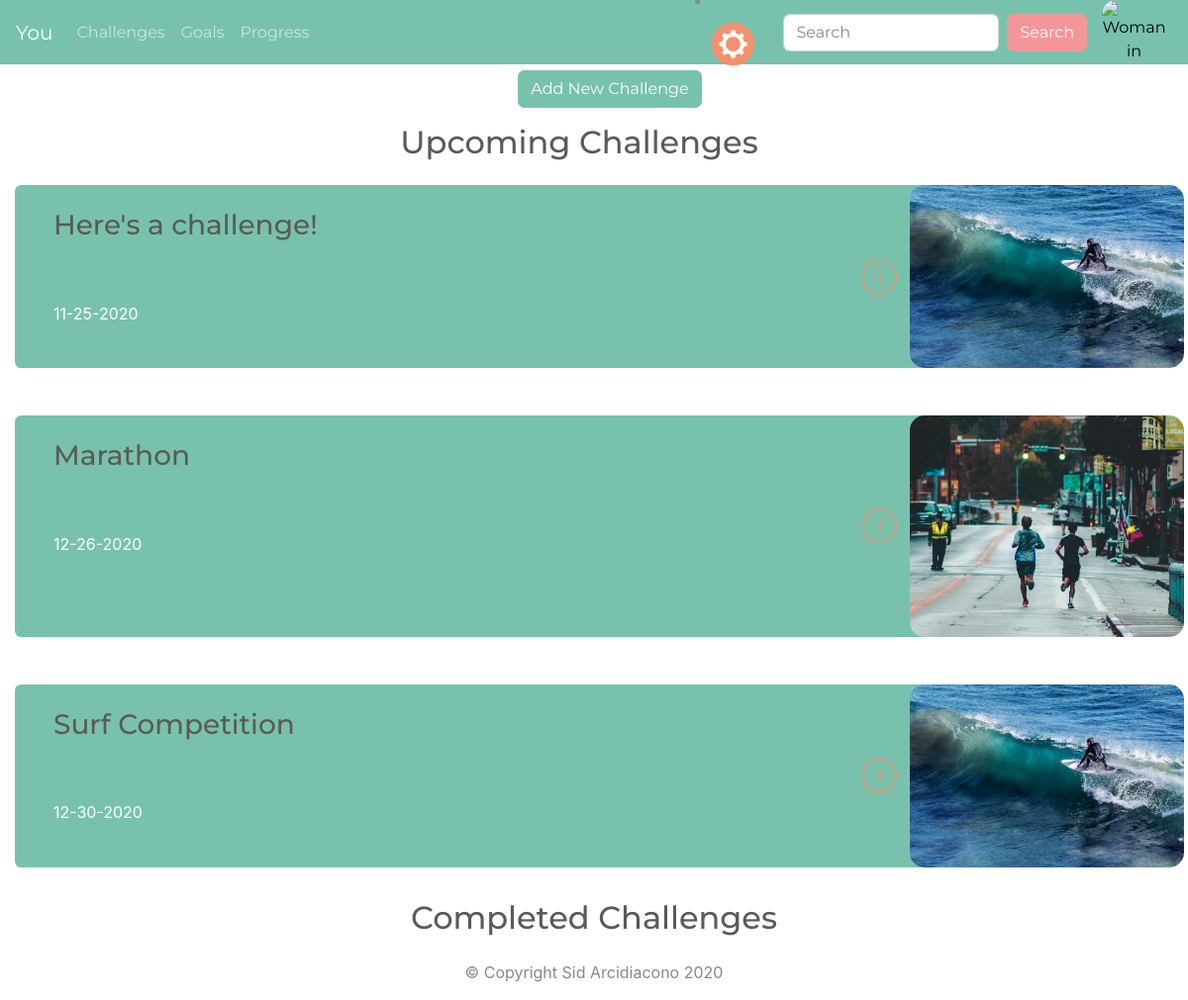
Before: /challenges (signed in) with the older database file.
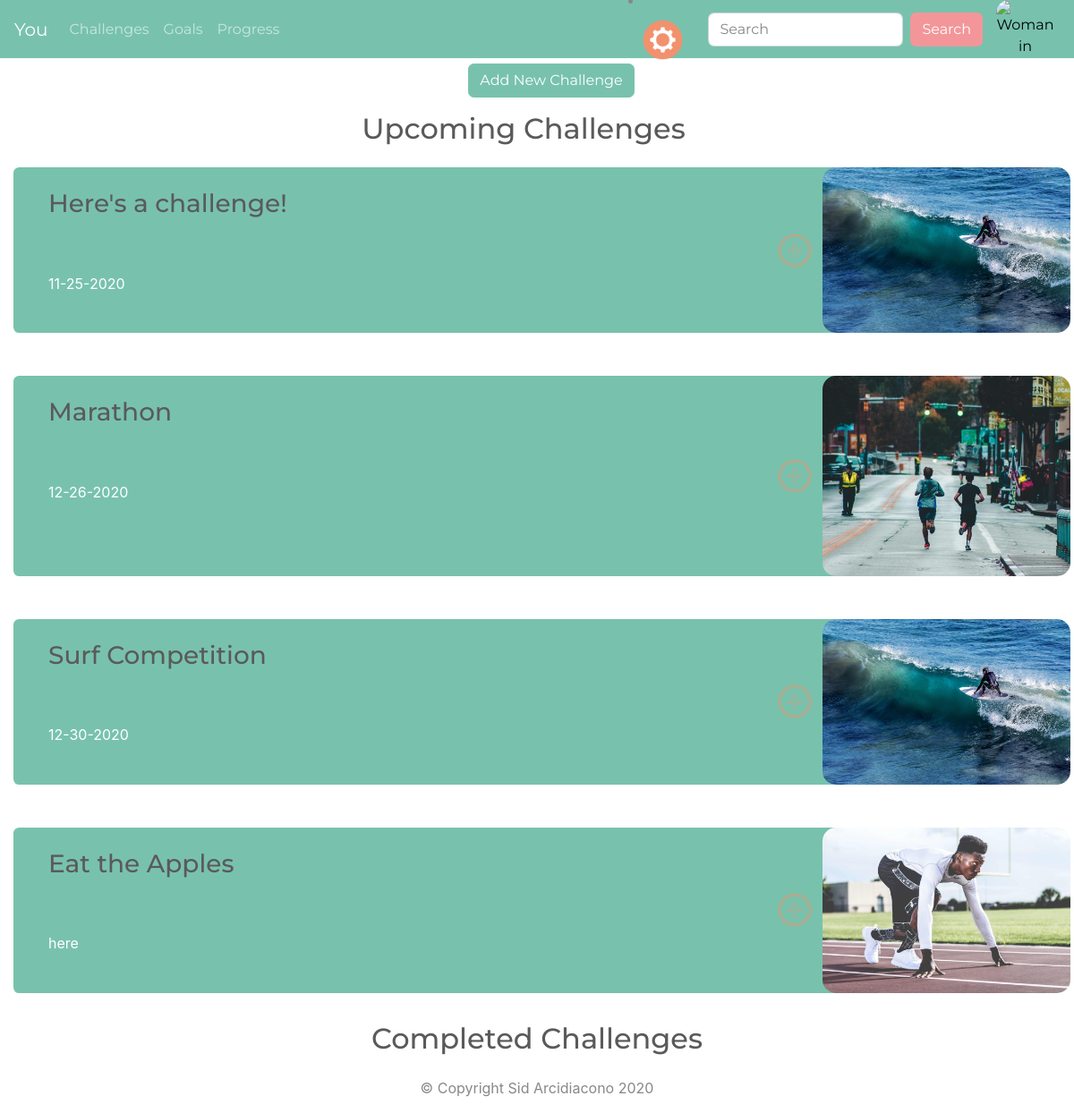
After: the same page with the newer database file.
### you_app/models.py (models this page shows)
class Challenges(db.Model):
    id = db.Column(db.Integer, primary_key=True)
    title = db.Column(db.String(40), nullable=False)
    dates = db.Column(db.String(50), nullable=False)
    completed = db.Column(db.Boolean, default=False)
    image = db.Column(db.String(30), nullable=True)
    users = db.relationship("User", secondary="joined_challenges")

### you_app/challenges/routes.py (the view, shortened to what this page needs)
@challenge.route("/challenges", methods=["GET", "POST"])
@login_required
def challenges():
    new_challenges = Challenges.query.filter_by(completed=False).all()
    completed_challenges = Challenges.query.filter_by(completed=True).all()
    context = {
        "new_challenges": new_challenges,
        "completed_challenges": completed_challenges,
    }
    return render_template("challenges.html", **context)

### you_app/models.py (called while the page is built)
@login_manager.user_loader
def user_loader(user_id):
    return User.query.filter_by(id=user_id).first()

### you_app/templates/challenges.html (shortened to what this page needs)
{% extends 'base.html' %}
{% block content %}
<div class="container-fluid p-0 w-100">
  <div class="row w-100 justify-content-center m-3">
    <div class="col-md-6 d-flex align-items-center">
      <button type="button" class="btn btn-primary m-auto" id="start-modal-btn">Add New Challenge</button>
    </div>
  </div>
</div>
{% if new_challenges or completed_challenges %}
<div class="row w-100 justify-content-center">
  <h2>Upcoming Challenges</h2>
</div>
{% for new_challenge in new_challenges %}
<div class="row w-100 justify-content-center">
  <div class="container m-3">
    <div class="row text-white bg-primary mb-3 w-100 rounded">
      <div class="col-md-4 text-left">
        <h3 class="card-title p-4">{{ new_challenge.title }}</h3>
        <p class="card-text p-4">{{ new_challenge.dates }}</p>
      </div>
      <div class="col-md-3 ml-auto mr-0 p-0 d-flex flex-row">
        <form class="d-flex flex-row h-50 mt-auto mb-auto" action="{{ url_for('challenge.join_challenge') }}" method="POST">
          <button type="submit" id="join-challenge" class="img-btn small"><img src="{{ url_for('static', filename='assets/orange_add_plus.png') }}" alt="plus shaped button"></button>
        </form>
        <img class="challenge-img h-100" src="{{ url_for('static', filename='assets/' + new_challenge.image) }}" alt="{{ new_challenge.title }}">
      </div>
    </div>
  </div>
</div>
{% endfor %}
<div class="row justify-content-center">
  <h2>Completed Challenges</h2>
</div>
{% else %}
<div class="row w-100 justify-content-center mt-4 mb-4">
  <h3 class="text-center">No challenges yet!</h3>
</div>
{% endif %}
{% endblock %}

### you_app/templates/base.html (shortened to what this page needs)
<!DOCTYPE html>
<html lang="en" dir="ltr">
<head>
  <link rel="stylesheet" href="{{ url_for('static', filename='css/bootstrap.css') }}">
  <link rel="stylesheet" href="{{ url_for('static', filename='css/styles.css') }}">
</head>
<body>
  <header>
    <nav class="navbar navbar-expand-lg navbar-dark bg-primary mb-4">
      <a class="navbar-brand navbar-item active" href="{{ url_for('main.homepage') }}">You</a>
      <div class="collapse navbar-collapse" id="navbarColor01">
        <ul class="navbar-nav mr-auto">
          {% if current_user.is_authenticated %}
          <li class="nav-item">
            <a class="nav-link" href="{{ url_for('challenge.challenges') }}">Challenges</a>
          </li>
          <li class="nav-item">
            <a class="nav-link" href="{{ url_for('goal.goals') }}">Goals</a>
          </li>
          <li class="nav-item">
            <a class="nav-link" href="{{ url_for('progress.progress_page') }}">Progress</a>
          </li>
          {% endif %}
        </ul>
        <li class="nav-item dropdown">
          <a class="nav-link dropdown-toggle" data-toggle="dropdown" href="#" role="button" aria-haspopup="true" aria-expanded="false">{% if current_user.is_authenticated %}<img src="{{ url_for('static', filename='assets/settings.png') }}"
              alt="Gear icon" id="settings-dropdown"></a>
            {% else %}<button type="button" class="btn btn-primary" id="settings-dropdown">Get Started!</button></a>
            <div class="dropdown-menu">
              <a class="dropdown-item" href="{{ url_for('user.login') }}">Log In</a>
              <a class="dropdown-item" href="{{ url_for('user.register') }}">Sign Up</a>
              {% endif %}
        </li>
        {% if current_user.is_authenticated %}
        <form class="form-inline my-2 my-lg-0">
          <input class="form-control mr-sm-2" type="text" placeholder="Search">
          <button class="btn btn-secondary my-2 my-sm-0" type="submit">Search</button>
        </form>
        <button type="button" id="open-glance" class="img-btn"><img src="{{ url_for('static', filename='assets/default_profile_pic.jpg') }}" alt="Woman in fitness gear outside" class="profile-pic"></button>
        {% endif %}
      </div>
    </nav>
  </header>
  {% block content %}{% endblock %}
  <footer class="page-footer font-small">
    <div class="footer-copyright text-center py-3">
      © Copyright Sid Arcidiacono 2020
    </div>
  </footer>
</body>
</html>

### you_app/static/css/styles.css (style rules this page uses)
:root { --primary: #B0D9CA; --secondary: #F2916D; }
header { height: 55px; }
.profile-pic { max-width: 65px; max-height: 65px; border-radius: 15px; }
.img-btn { background-color: transparent; border: none; padding-left: 15px; }
.img-btn img { width: 50px; height: 50px; }
.challenge-img { width: 100%; border-radius: 15px; border: none; padding: 0; }
#settings-dropdown { max-height: 45px; }

Changed rows visible on the page:
added Challenges: title "Eat the Apples", dates "here", image (picture)
